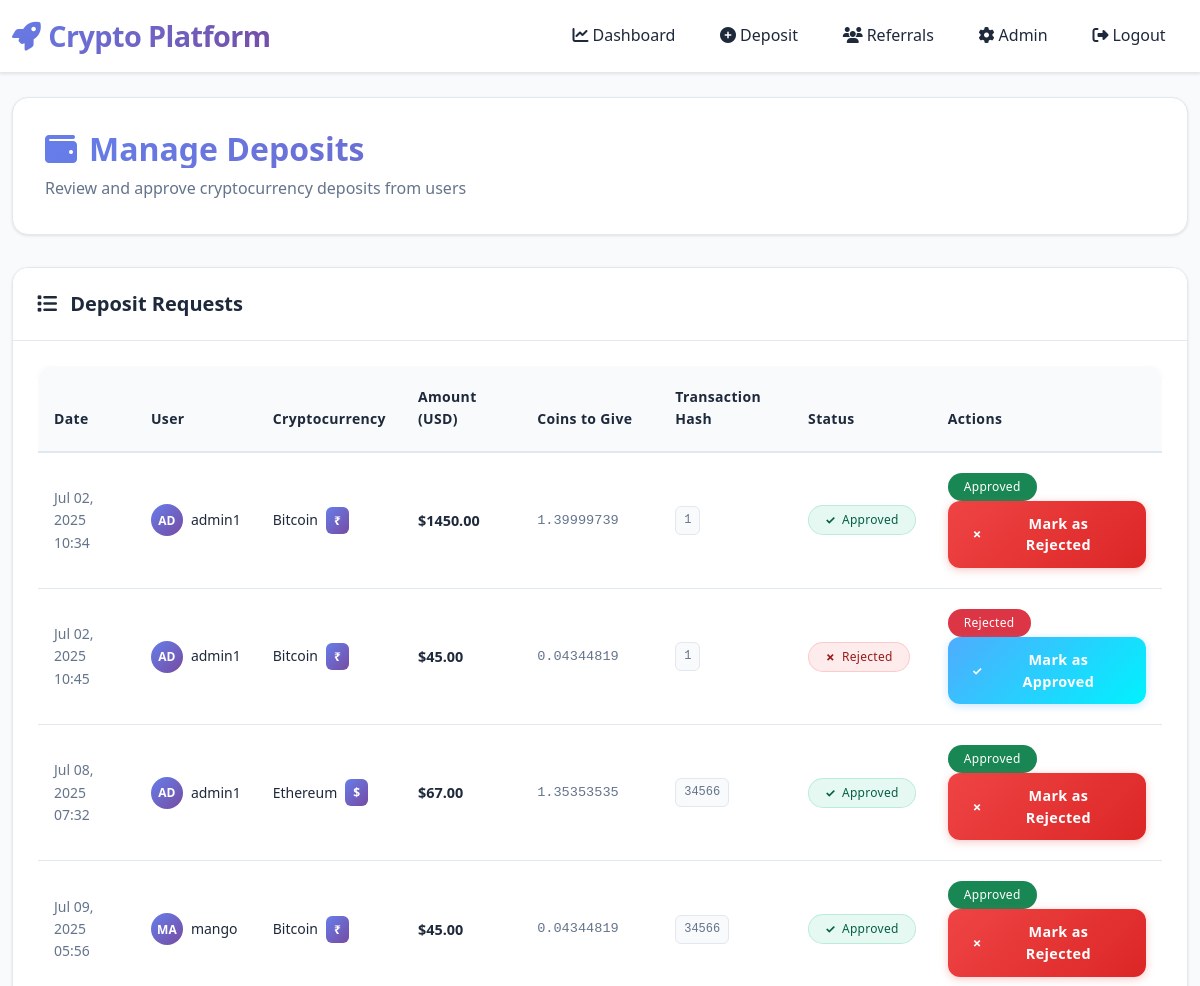
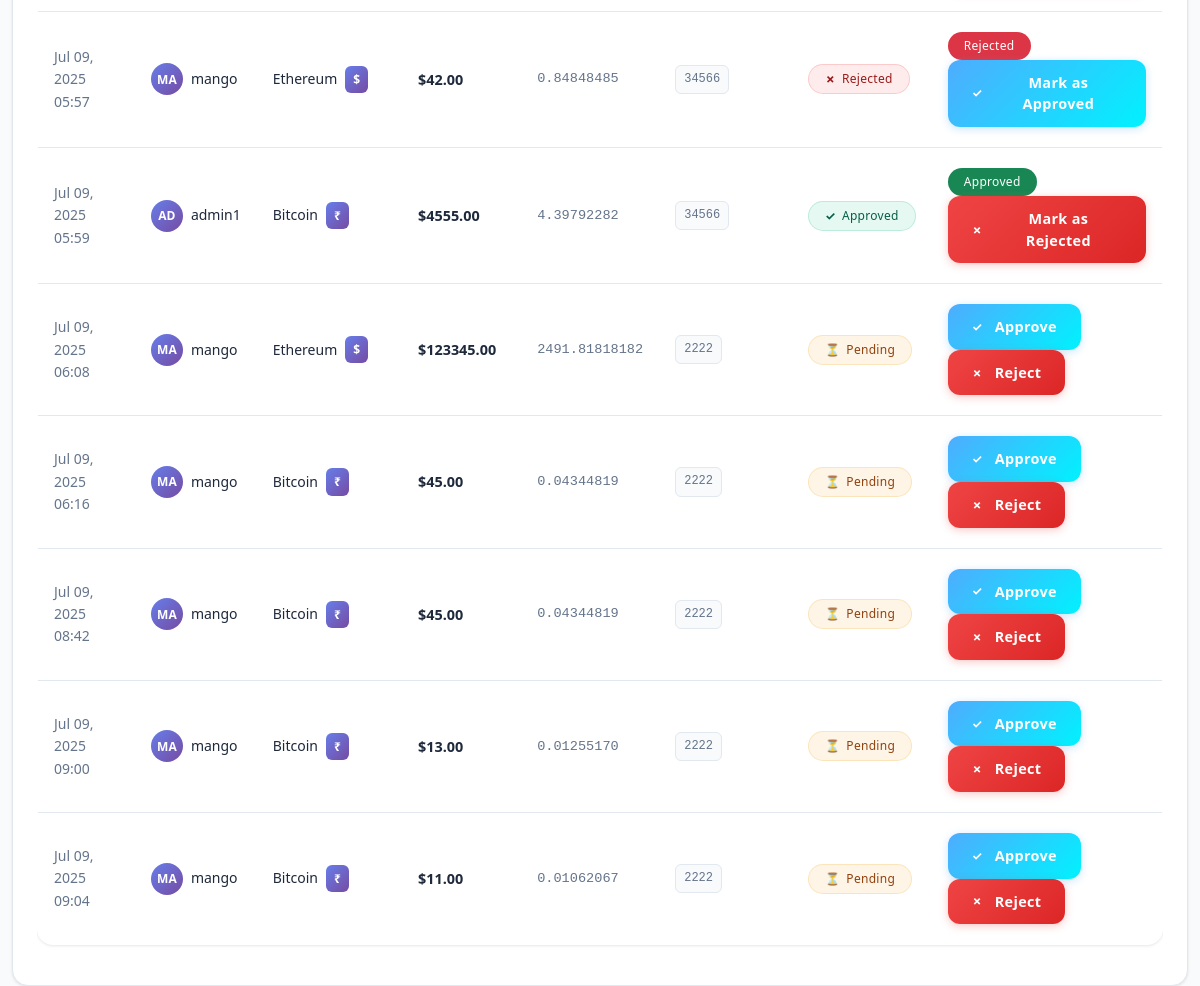
The app's page /deposits/list/ (signed in), older data (2 pictures, top to bottom).
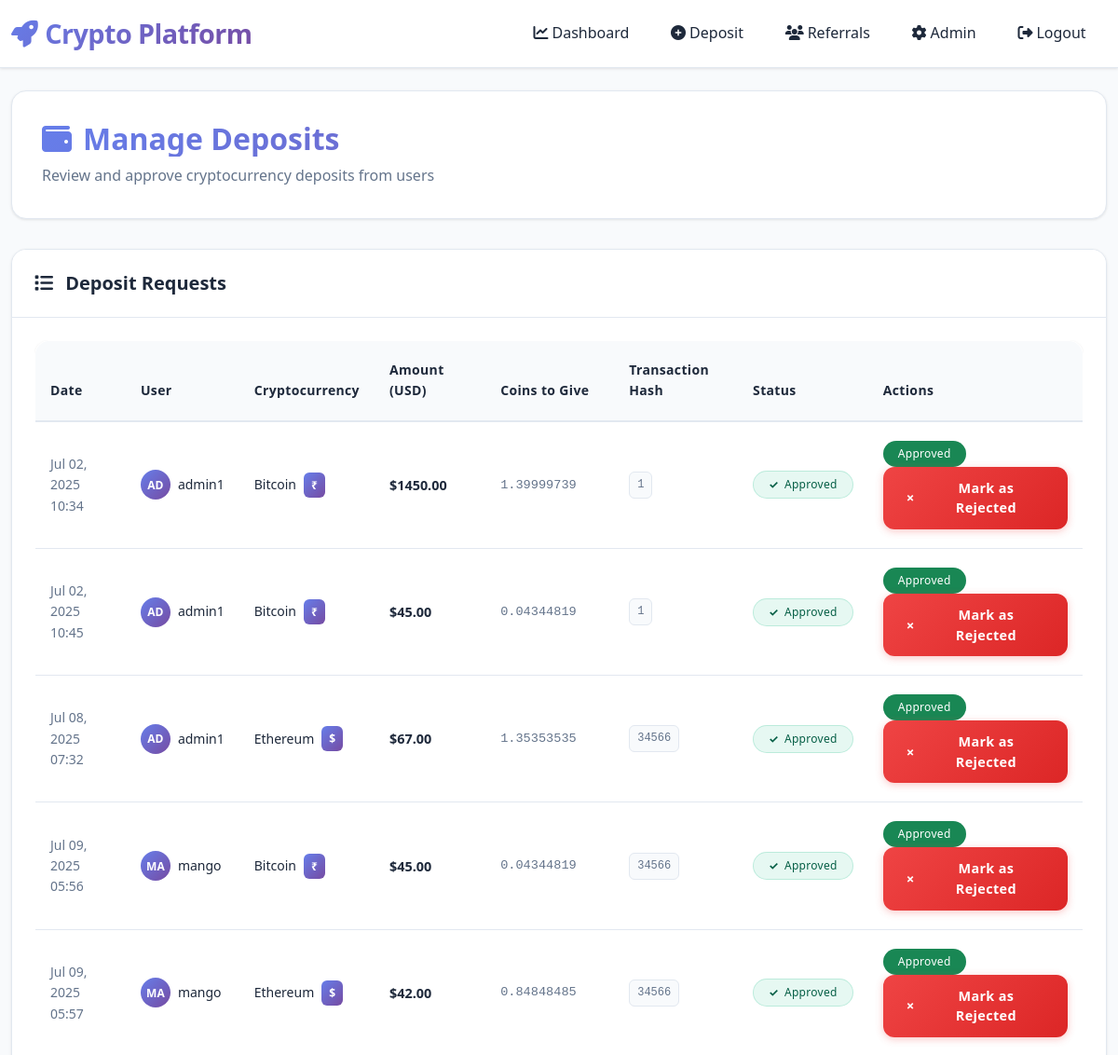
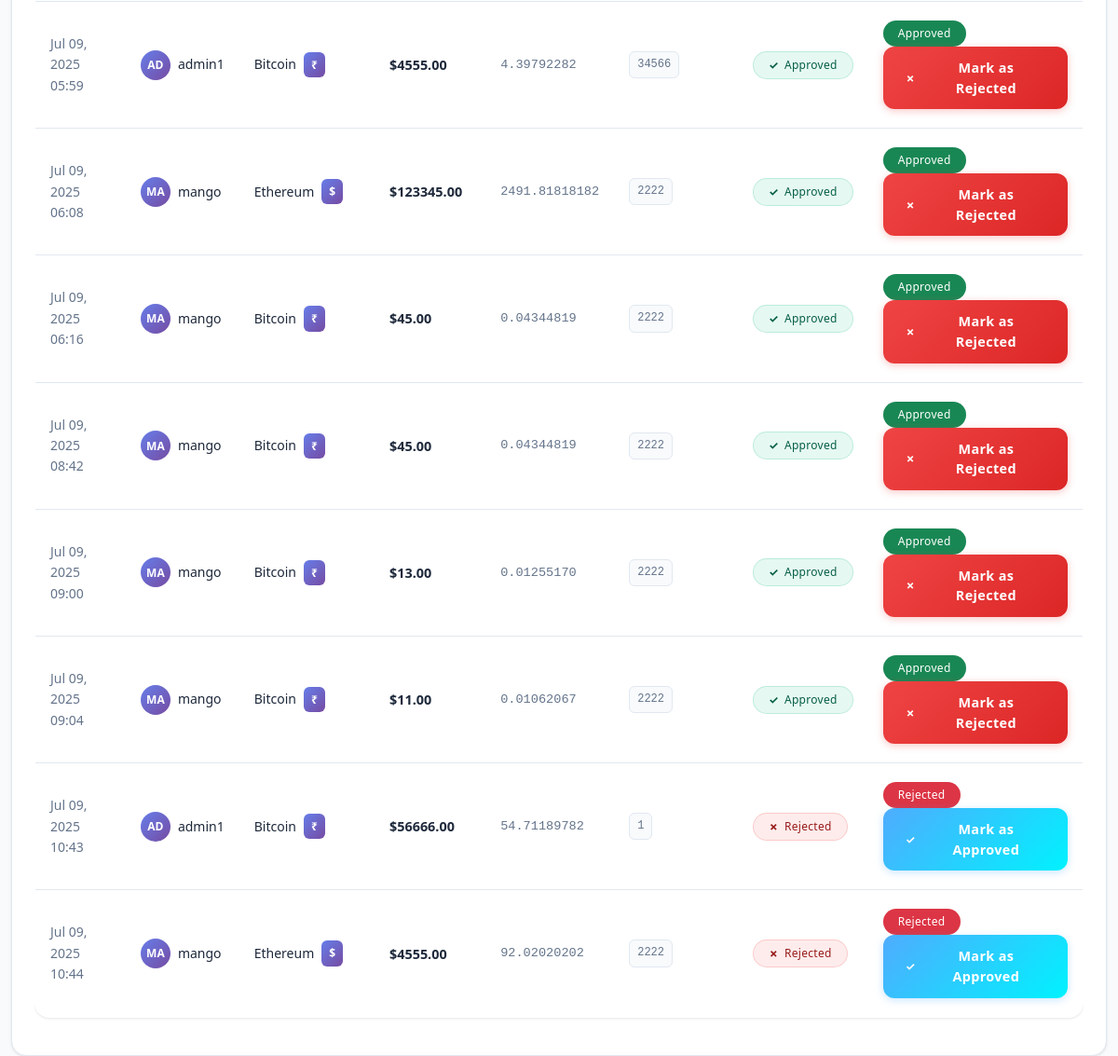
The same page, newer data (2 pictures, top to bottom).
### deposits/models.py (models this page shows, shortened)
class Deposit(models.Model):
    STATUS_CHOICES = [
        ('pending', 'Pending'),
        ('approved', 'Approved'),
        ('rejected', 'Rejected'),
    ]
    user = models.ForeignKey(User, on_delete=models.CASCADE)
    cryptocurrency = models.ForeignKey(Cryptocurrency, on_delete=models.CASCADE)
    amount = models.DecimalField(max_digits=20, decimal_places=2)  # Amount in USD
    transaction_hash = models.CharField(max_length=100, blank=True)
    wallet_address = models.CharField(max_length=50)
    status = models.CharField(max_length=20, choices=STATUS_CHOICES, default='pending')
    created_at = models.DateTimeField(auto_now_add=True)
    approved_at = models.DateTimeField(null=True, blank=True)
    @property
    def coins_to_receive(self):
        return self.amount / self.cryptocurrency.current_price

### trading/models.py (models this page shows, shortened)
class Cryptocurrency(models.Model):
    name = models.CharField(max_length=50)  # Bitcoin, Ethereum, etc.
    symbol = models.CharField(max_length=10)  # BTC, ETH, etc.
    total_supply = models.DecimalField(max_digits=20, decimal_places=8)
    current_price = models.DecimalField(max_digits=20, decimal_places=8)
    price_change_24h = models.DecimalField(max_digits=5, decimal_places=2, default=0)
    is_active = models.BooleanField(default=True)
    created_at = models.DateTimeField(auto_now_add=True)
    updated_at = models.DateTimeField(auto_now=True)
    class Meta:
        verbose_name_plural = "Cryptocurrencies"

### deposits/views.py (the view)
# urls.py: path('list/', views.deposit_list, name='deposit_list'),
@login_required
def deposit_list(request):
    if request.user.is_superuser:
        deposits = Deposit.objects.all()
        template_name = 'deposits/admin/list.html'
    else:
        deposits = Deposit.objects.filter(user=request.user)
        template_name = 'deposits/list.html'
    context = {
        'deposits': deposits,
        'total_deposits': deposits.count(),
        'pending_count': deposits.filter(status='pending').count(),
        'approved_count': deposits.filter(status='approved').count(),
        'rejected_count': deposits.filter(status='rejected').count(),
        'total_approved_value': deposits.filter(status='approved').aggregate(total=Sum('amount'))['total'] or 0,
    }
    return render(request, template_name, context)

### templates/deposits/admin/list.html (shortened to what the changed rows need)
{% extends 'base.html' %}
{% block content %}
<div class="page-header">
    <h1 class="page-title">
        <i class="fas fa-wallet"></i>
        Manage Deposits
    </h1>
</div>
<div class="row">
    <div class="col-md-12">
        <div class="card">
            <div class="card-body">
                {% if deposits %}
                <div class="table-responsive">
                    <table class="table">
                        <thead>
                            <tr>
                                <th>Date</th>
                                <th>User</th>
                                <th>Cryptocurrency</th>
                                <th>Amount (USD)</th>
                                <th>Coins to Give</th>
                                <th>Transaction Hash</th>
                                <th>Status</th>
                                <th>Actions</th>
                            </tr>
                        </thead>
                        <tbody>
                            {% for deposit in deposits %}
                            <tr>
                                <td>
                                    <div class="date-info">{{ deposit.created_at|date:"M d, Y H:i" }}</div>
                                </td>
                                <td>
                                    <div class="user-info">
                                        <div class="user-avatar">
                                            {{ deposit.user.username|slice:":2"|upper }}
                                        </div>
                                        <div class="user-name">{{ deposit.user.username }}</div>
                                    </div>
                                </td>
                                <td>
                                    <div class="crypto-info">
                                        <span>{{ deposit.cryptocurrency.name }}</span>
                                        <span class="crypto-symbol">{{ deposit.cryptocurrency.symbol }}</span>
                                    </div>
                                </td>
                                <td>
                                    <div class="amount-usd">${{ deposit.amount|floatformat:2 }}</div>
                                </td>
                                <td>
                                    <div class="coins-amount">{{ deposit.coins_to_receive|floatformat:8 }}</div>
                                </td>
                                <td>
                                    {% if deposit.transaction_hash %}
                                    <div class="transaction-hash">{{ deposit.transaction_hash|truncatechars:20 }}</div>
                                    {% else %}
                                    <span class="text-muted">-</span>
                                    {% endif %}
                                </td>
                                <td>
                                    {% if deposit.status == 'pending' %}
                                    <span class="badge badge-warning">Pending</span>
                                    {% elif deposit.status == 'approved' %}
                                    <span class="badge badge-success">Approved</span>
                                    {% else %}
                                    <span class="badge badge-danger">Rejected</span>
                                    {% endif %}
                                </td>
                                <td>
                                 {% if deposit.status == 'pending' %}
                            <a href="{% url 'deposits:admin_approve' deposit.id %}"
                            class="btn btn-sm btn-success"
                            onclick="return confirm('Approve this deposit?')">
                                Approve
                            </a>
                            <a href="{% url 'deposits:admin_reject' deposit.id %}"
                            class="btn btn-sm btn-danger"
                            onclick="return confirm('Reject this deposit? This action cannot be undone.')">
                                Reject
                            </a>
                        {% elif deposit.status == 'approved' %}
                            <span class="badge bg-success">Approved</span>
                            <a href="{% url 'deposits:admin_reject' deposit.id %}"
                            class="btn btn-sm btn-danger"
                            onclick="return confirm('Change status to Rejected?')">
                                Mark as Rejected
                            </a>
                        {% elif deposit.status == 'rejected' %}
                            <span class="badge bg-danger">Rejected</span>
                            <a href="{% url 'deposits:admin_approve' deposit.id %}"
                            class="btn btn-sm btn-success"
                            onclick="return confirm('Change status to Approved?')">
                                Mark as Approved
                            </a>
                        {% else %}
                            <span class="text-muted">No action</span>
                        {% endif %}
                                </td>
                            </tr>
                            {% endfor %}
                        </tbody>
                    </table>
                </div>
                {% else %}
                <div class="empty-state">
                    <i class="fas fa-inbox"></i>
                    <h5>No deposits found</h5>
                    <p class="text-muted">There are no deposit requests at the moment.</p>
                </div>
                {% endif %}
            </div>
        </div>
    </div>
</div>
{% endblock %}

Row changes from the older to the newer data that the page shows:
changed Deposit "Jul 02, 2025 10:45": status "Rejected Rejected Mark as Approved" → "Approved Approved Mark as Rejected"
changed Deposit "Jul 09, 2025 05:57": status "Rejected Rejected Mark as Approved" → "Approved Approved Mark as Rejected"
changed Deposit "Jul 09, 2025 06:08": status "Pending Approve Reject" → "Approved Approved Mark as Rejected"
changed Deposit "Jul 09, 2025 06:16": status "Pending Approve Reject" → "Approved Approved Mark as Rejected"
changed Deposit "Jul 09, 2025 08:42": status "Pending Approve Reject" → "Approved Approved Mark as Rejected"
changed Deposit "Jul 09, 2025 09:00": status "Pending Approve Reject" → "Approved Approved Mark as Rejected"
changed Deposit "Jul 09, 2025 09:04": status "Pending Approve Reject" → "Approved Approved Mark as Rejected"
added Deposit: created_at "Jul 09, 2025 10:43", user.username "AD", user.username "admin1", cryptocurrency.name "Bitcoin", cryptocurrency.symbol "₹", amount "56666.00", coins_to_receive "54.71189782", transaction_hash "1", status "Rejected"
added Deposit: created_at "Jul 09, 2025 10:44", user.username "MA", user.username "mango", cryptocurrency.name "Ethereum", cryptocurrency.symbol "$", amount "4555.00", coins_to_receive "92.02020202", transaction_hash "2222", status "Rejected"
